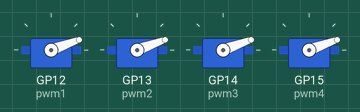
Recording of a program running on a simulated Raspberry Pi Pico running MicroPython. On the bench: 4 × servo. Servo angles are drawn from the pulse width (0.5 ms = 0°, 2.5 ms = 180°).

Above: at 0.1 s.
At 5.1 s:
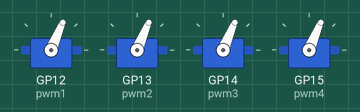
At 10.1 s:
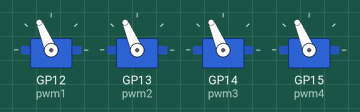
At 20.1 s:
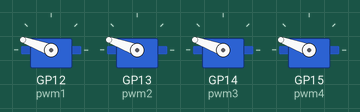
At 28.6 s:
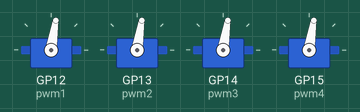
At 39.75 s:
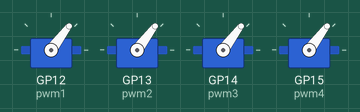
Timing chart, 0 to 40.0 s (numbered marks = the images above):
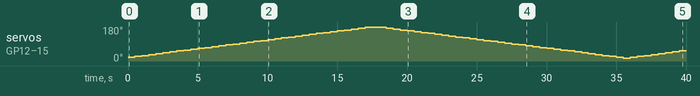

Measured:
- by itself, servo on GP12 (pwm1), servo on GP13 (pwm2), servo on GP14 (pwm3), servo on GP15 (pwm4): 20° → 25° at 0.50 s, → 29° 0.50 s later, → 34° 0.50 s later, → 39° 0.50 s later, … (79 changes in this stretch)

The program:

Servo_Motor_Example_2.py
```python
"""
DESCRIPTION:
This example code uses the Maker Uno RP2040 to control four servo motors connected to its servo ports.
The code continuously adjusts the servo angles in a range from 0 to 180 degrees, creating a sweeping motion.

AUTHOR   : Cytron Technologies Sdn Bhd
WEBSITE  : www.cytron.io
EMAIL    : support@cytron.io

"""
import time
from machine import Pin, PWM

# Create PWM objects for each servo motor on their respective control pins
pwm1 = PWM(Pin(12))
pwm2 = PWM(Pin(13))
pwm3 = PWM(Pin(14))
pwm4 = PWM(Pin(15))
# Set the frequency of all PWM signals to 50 Hz.
pwm1.freq(50)
pwm2.freq(50)
pwm3.freq(50)
pwm4.freq(50)

# Define the initial servo angle, duty cycle range for 0-180 degrees, and increment direction
angle = 0.0
min_dutycycle = 2200
max_dutycycle = 8300
dutycycle = 0
add_angle = True

while True:
    # Condition to add or subtract angle based on limits
    if angle <= 0:
        add_angle = True
    if angle >= 180:
        add_angle = False

    # Increment or decrement the angle based on the condition
    if add_angle:
        angle += 5
    else:
        angle -= 5

    # Calculate duty cycle based on the angle
    dutycycle = int(((max_dutycycle - min_dutycycle) / 180) * angle) + min_dutycycle
    # Update servo angles.
    pwm1.duty_u16(dutycycle)
    pwm2.duty_u16(dutycycle)
    pwm3.duty_u16(dutycycle)
    pwm4.duty_u16(dutycycle)
    # Change the angle every 0.5 second.
    time.sleep(0.5)
```
